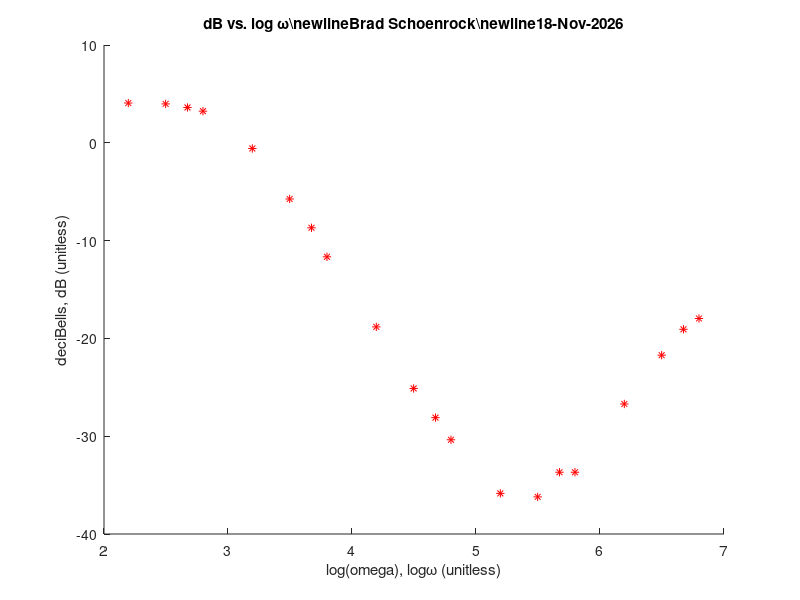

Write MATLAB code to recreate this figure.

%Brad Schoenrock

clear all;

f=[25 50 75 100 250 500 750 1000 2500 5000 7500 10000 25000 50000 75000 100000 250000 500000 750000 1000000];

vi=[12.4 12.4 12.4 12.4 12.4 12.4 12.4 12.4 12.4 12.4 12.4 12.4 12.4 12.4 2.32 2.32 2.12 2.12 2.12 2.12];

vo=[19.8 19.6 18.8 18.0 11.6 6.40 4.56 3.24 1.42 .688 .488 .376 .200 .192 .048 .048 .098 .174 .236 .268];

w=2*pi*f;

x=log10(w);

y=20*log10(vo./vi);


figure;
hold on
plot(x,y,'r*');
t1='dB vs. log \omega';
t3='Brad Schoenrock';
t0='\newline';
t=[t1,t0,t3,t0,date];
title(t)
xlabel('log(omega), log\omega (unitless)')
ylabel('deciBells, dB (unitless)')
